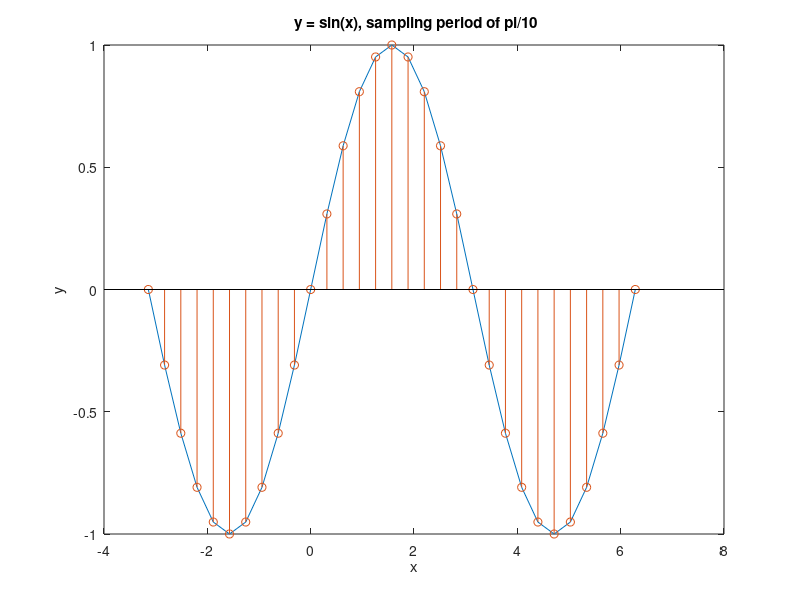
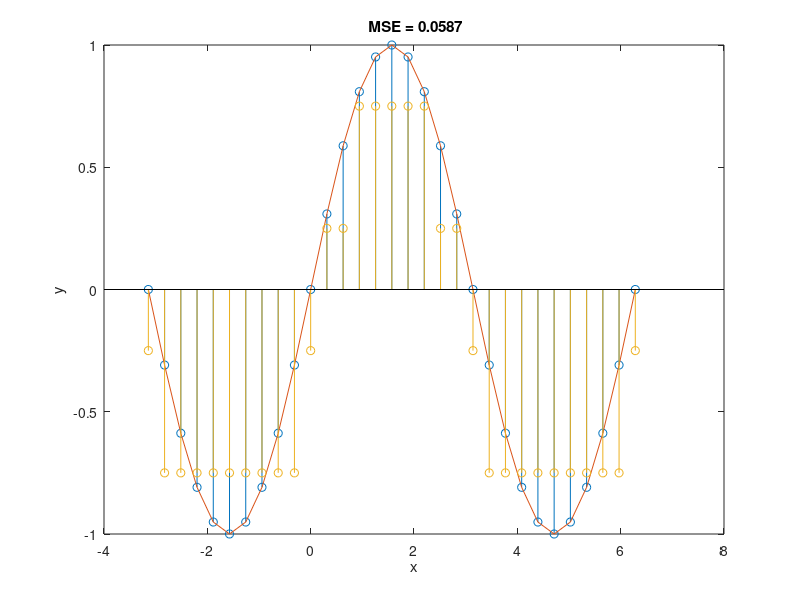

Write MATLAB code to recreate these figures, in order. (Note: this script raises an error after producing the figures.)
clc
clear all
close all

%% sampling 

x=-pi:pi/10:2*pi;
y=sin(x);

figure;
plot(x,y);
hold on;
stem(x,y)
xlabel('x');
ylabel('y');
title(' y = sin(x), sampling period of pi/10');

%% quantization
figure;
stem(x,y);
hold on;
plot(x,y);
% L = multithresh(y,4);

L=[-0.75, -0.25, 0.25, 0.75];
y_hat=y;
for i=1:length(L)-1
    y_hat(y_hat>L(i)&y_hat<=L(i+1))=L(i);
end
y_hat(y_hat<L(1))=L(1);
y_hat(y_hat>L(end))=L(end);
stem(x,y_hat)
xlabel('x');
ylabel('y');
title(' MSE = 0.0587');
MSE1=(1/length(y)).*(sum((y_hat-y).^2));

L = multithresh(y,4);
y_hat=y;
for i=1:length(L)-1
    y_hat(y_hat>L(i)&y_hat<=L(i+1))=L(i);
end
y_hat(y_hat<L(1))=L(1);
y_hat(y_hat>L(end))=L(end);
figure;
stem(x,y);
hold on;
plot(x,y);
stem(x,y_hat)
xlabel('x');
ylabel('y');
title(' MSE = 0.0744');
MSE2=(1/length(y)).*(sum((y_hat-y).^2));

%% image sampling


I=imread('cameraman.tif');
figure;
imshow(I);
title('256 X 256');
I=imresize(I,0.5);
figure;
imshow(I);
title('128 X 128');
I=imresize(I,0.5);
figure;
imshow(I);
title('64 X 64');

%% imaage quatization
I=imread('cameraman.tif');
figure;
imshow(I);
thresh = multithresh(I,4);
quant_4 = mat2gray(imquantize(I,thresh));
figure;
imshow(quant_4);
thresh = multithresh(I,2);
quant_2 = mat2gray(imquantize(I,thresh));
figure;
imshow(quant_2);
